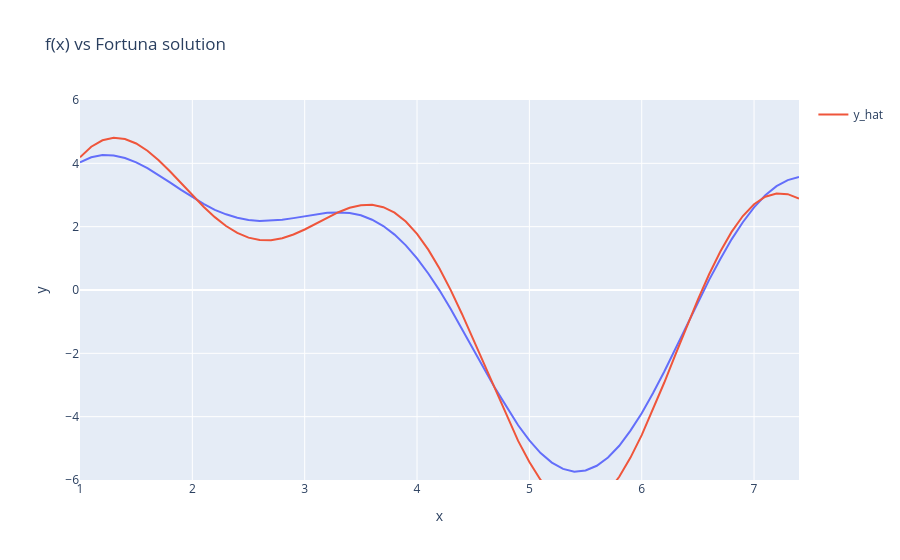

Notebook source saved alongside this figure:
### Markdown cell above
# Task 4 -- Revisit the Fortuna Algorithm

Below is a implementation of Fortuna that uses fits linear function $f_{\theta} = a x + b$ where $\theta = \{a,b\}$ to a function $g(x)$.  
However, as is evidently from the graph, $g(x)$ is not a linear function.  

1) Change the code to instead use $f_{\theta}(x) = \sum\limits_{k=1}^{3} \Psi_k \sin(\gamma_k (x + \omega_k)) $.  
  Such that $|\theta| = 9$, where each parameter $c$ in $\theta$ is in $[-4. 4]$.  
That is, $f_{\theta}(x)$ is a sum of three sin terms. **Do not change the range of the sample\_theta function.**

3) However, it seems Fortuna (on average) struggles to find the optimal parameters $\theta$.  
Therefore you will have to innovate and change the Fortuna algorithm so that it faster finds "better solutions".
What changes did you make and **why** did you make them, and how did you measure how efficient these changes were?  
A excellent solution here will have an expected best loss of less than 5 using 100000 guesses. (take the average over 100 runs).
**But ANY improvment is sufficient to pass!**  

4) Using your newly made modified Fortuna Algorithm optimize the function: $h(x) = \mu - (\zeta sin(\kappa x) )  (\tau (x + \lambda))$ .  
The y values for this function can be found in the numpy array ys_h_1 (in the code below).  
Also test the values for ys_h_2. (the x is the same for all functions).

Does your new and improved Fortuna outperform the regular fortuna on this function as well? Why?   
**Remember to change your model to match $h(x)$**


4) [**Optional**] Develop a multiprocces implemention of the Fortuna algorithm using python's multiprocessing library (https://docs.python.org/3/library/multiprocessing.html).  
How are the speed ups? Are Fortuna really suited to parallel execution? (note: dont try multiprocess in a notebook - use a standalone file)

### Code cell
%%time
# the magic %%time has to be the first line in the cell, and reports the total exec time of the cell.

import random
import numpy as np
import plotly.express as px
import tqdm


def predict(x, theta):
    # change to sum of 3 sin() terms. 
    # use np.sin() and not math.sin().
    y = sum(theta[3*k] * np.sin(theta[3*k+1] * (x + theta[3*k+2])) for k in range(3))
    return y # this is the model


def sample_theta(size_of_theta):
    # Do NOT CHANGE.
    theta = np.random.uniform(-4, 4, size=size_of_theta)
    return theta


def get_loss(y_hat, ys):
    # No change needed, returns quadratic loss.
    loss = ((y_hat - ys)**2).sum()
    return loss

xs = np.array([1.0, 1.1, 1.2, 1.3, 1.4, 1.5, 1.6, 1.7, 1.8, 1.9, 2.0, 2.1, 2.2, 2.3, 2.4, 2.5, 2.6, 2.7, 2.8, 2.9, 3.0, 3.1, 3.2, 3.3, 3.4, 3.5, 3.6, 3.7, 3.8, 3.9, 4.0, 4.1, 4.2, 4.3, 4.4, 4.5, 4.6, 4.7, 4.8, 4.9, 5.0, 5.1, 5.2, 5.3, 5.4, 5.5, 5.6, 5.7, 5.8, 5.9, 6.0, 6.1, 6.2, 6.3, 6.4, 6.5, 6.6, 6.7, 6.8, 6.9, 7.0, 7.1, 7.2, 7.3, 7.4])
ys = np.array([4.03, 4.19, 4.26, 4.25, 4.17, 4.03, 3.85, 3.63, 3.40, 3.16, 2.93, 2.72, 2.53, 2.39, 2.28, 2.21, 2.18, 2.19, 2.22, 2.27, 2.33, 2.39, 2.44, 2.45, 2.43, 2.36, 2.22, 2.02, 1.75, 1.41, 1.00, 0.52, -0.01, -0.60, -1.22, -1.86, -2.50, -3.13, -3.72, -4.27, -4.75, -5.15, -5.45, -5.65, -5.74, -5.70, -5.55, -5.29, -4.92, -4.44, -3.89, -3.26, -2.58, -1.86, -1.12, -0.39, 0.32, 0.98, 1.60, 2.14, 2.61, 2.99, 3.28, 3.47, 3.57])

# 
ys_h_1 = np.array([15.98, 21.42, 24.1, 23.87, 21.0, 16.11, 10.06, 3.79, -1.8, -6.01, -8.39, -8.82, -7.47, -4.77, -1.3, 2.31, 5.49, 7.81, 9.04, 9.18, 8.44, 7.15, 5.72, 4.54, 3.89, 3.9, 4.52, 5.54, 6.63, 7.39, 7.49, 6.7, 4.97, 2.44, -0.54, -3.48, -5.8, -6.98, -6.61, -4.51, -0.79, 4.2, 9.8, 15.21, 19.57, 22.09, 22.2, 19.63, 14.52, 7.41, -0.83, -9.07, -16.11, -20.83, -22.36, -20.27, -14.59, -5.91, 4.72, 15.9, 26.06, 33.69, 37.58, 36.94, 31.64])
ys_h_2 = np.array([[5.87, 5.83, 5.74, 5.62, 5.48, 16.58, 18.21, 18.49, 17.54, 15.54, 4.15, 3.9, 3.65, 3.42, 3.2, -1.9, -3.32, -3.97, -3.91, -3.27, 2.38, 2.36, 2.39, 2.46, 2.57, 2.2, 1.93, 1.22, 0.17, -1.06, 4.18, 4.59, 5.04, 5.52, 6.02, -1.49, 0.74, 3.55, 6.75, 10.06, 9.39, 9.95, 10.5, 11.02, 11.52, 16.0, 12.82, 8.47, 3.21, -2.62, 13.61, 13.76, 13.84, 13.84, 13.77, -24.16, -22.03, -17.9, -11.95, -4.55, 11.63, 10.99, 10.27, 9.47, 8.61]])

# change to the size of theta ( 9 ) (for h(x) how many parameters does it have?)
n_params = 9

best_loss = float('inf')
best_theta = sample_theta(n_params)

for _ in tqdm.tqdm(range(100000)): 
    curr_theta = sample_theta(n_params)
    y_hat = predict(xs, curr_theta)
    curr_loss = get_loss(y_hat, ys)

    if best_loss > curr_loss:
        best_loss = curr_loss
        best_theta = curr_theta
            
        
print("best loss:", best_loss)
print("theta:", best_theta)    
    
    
fig = px.line(x=xs, y=ys, title="f(x) vs Fortuna solution")
fig.add_scatter(x=xs, y=predict(xs, best_theta), mode='lines', name="y_hat")
fig.update_layout(xaxis_range=[xs.min(),xs.max()], yaxis_range=[-6,6])
fig.show()


# to get a solid estimate -> you should train at least 100 models and take the average performance.

### Figure 1 — Plotly figure (JSON) as saved in the notebook; plotly's stock layout.template omitted (floating-point values rounded to 4 significant figures)
{"data": [{"hovertemplate": "x=%{x}<br>y=%{y}<extra></extra>", "legendgroup": "", "line": {"color": "#636efa", "dash": "solid"}, "marker": {"symbol": "circle"}, "mode": "lines", "name": "", "orientation": "v", "showlegend": false, "type": "scatter", "x": [1, 1.1, 1.2, 1.3, 1.4, 1.5, 1.6, 1.7, 1.8, 1.9, 2, 2.1, 2.2, 2.3, 2.4, 2.5, 2.6, 2.7, 2.8, 2.9, 3, 3.1, 3.2, 3.3, 3.4, 3.5, 3.6, 3.7, 3.8, 3.9, 4, 4.1, 4.2, 4.3, 4.4, 4.5, 4.6, 4.7, 4.8, 4.9, 5, 5.1, 5.2, 5.3, 5.4, 5.5, 5.6, 5.7, 5.8, 5.9, 6, 6.1, 6.2, 6.3, 6.4, 6.5, 6.6, 6.7, 6.8, 6.9, 7, 7.1, 7.2, 7.3, 7.4], "xaxis": "x", "y": [4.03, 4.19, 4.26, 4.25, 4.17, 4.03, 3.85, 3.63, 3.4, 3.16, 2.93, 2.72, 2.53, 2.39, 2.28, 2.21, 2.18, 2.19, 2.22, 2.27, 2.33, 2.39, 2.44, 2.45, 2.43, 2.36, 2.22, 2.02, 1.75, 1.41, 1, 0.52, -0.01, -0.6, -1.22, -1.86, -2.5, -3.13, -3.72, -4.27, -4.75, -5.15, -5.45, -5.65, -5.74, -5.7, -5.55, -5.29, -4.92, -4.44, -3.89, -3.26, -2.58, -1.86, -1.12, -0.39, 0.32, 0.98, 1.6, 2.14, 2.61, 2.99, 3.28, 3.47, 3.57], "yaxis": "y"}, {"mode": "lines", "name": "y_hat", "type": "scatter", "x": [1, 1.1, 1.2, 1.3, 1.4, 1.5, 1.6, 1.7, 1.8, 1.9, 2, 2.1, 2.2, 2.3, 2.4, 2.5, 2.6, 2.7, 2.8, 2.9, 3, 3.1, 3.2, 3.3, 3.4, 3.5, 3.6, 3.7, 3.8, 3.9, 4, 4.1, 4.2, 4.3, 4.4, 4.5, 4.6, 4.7, 4.8, 4.9, 5, 5.1, 5.2, 5.3, 5.4, 5.5, 5.6, 5.7, 5.8, 5.9, 6, 6.1, 6.2, 6.3, 6.4, 6.5, 6.6, 6.7, 6.8, 6.9, 7, 7.1, 7.2, 7.3, 7.4], "y": [4.191, 4.524, 4.728, 4.808, 4.77, 4.628, 4.397, 4.097, 3.748, 3.373, 2.994, 2.63, 2.3, 2.02, 1.802, 1.654, 1.579, 1.574, 1.636, 1.752, 1.91, 2.093, 2.282, 2.456, 2.595, 2.679, 2.691, 2.616, 2.441, 2.161, 1.771, 1.274, 0.679, -0.003508, -0.7562, -1.559, -2.387, -3.216, -4.018, -4.766, -5.434, -5.998, -6.439, -6.738, -6.885, -6.872, -6.699, -6.37, -5.897, -5.294, -4.582, -3.784, -2.929, -2.044, -1.159, -0.3028, 0.4972, 1.217, 1.835, 2.335, 2.707, 2.945, 3.049, 3.025, 2.885]}], "layout": {"legend": {"tracegroupgap": 0}, "title": {"text": "f(x) vs Fortuna solution"}, "xaxis": {"anchor": "y", "domain": [0, 1], "range": [1, 7.4], "title": {"text": "x"}}, "yaxis": {"anchor": "x", "domain": [0, 1], "range": [-6, 6], "title": {"text": "y"}}}}
